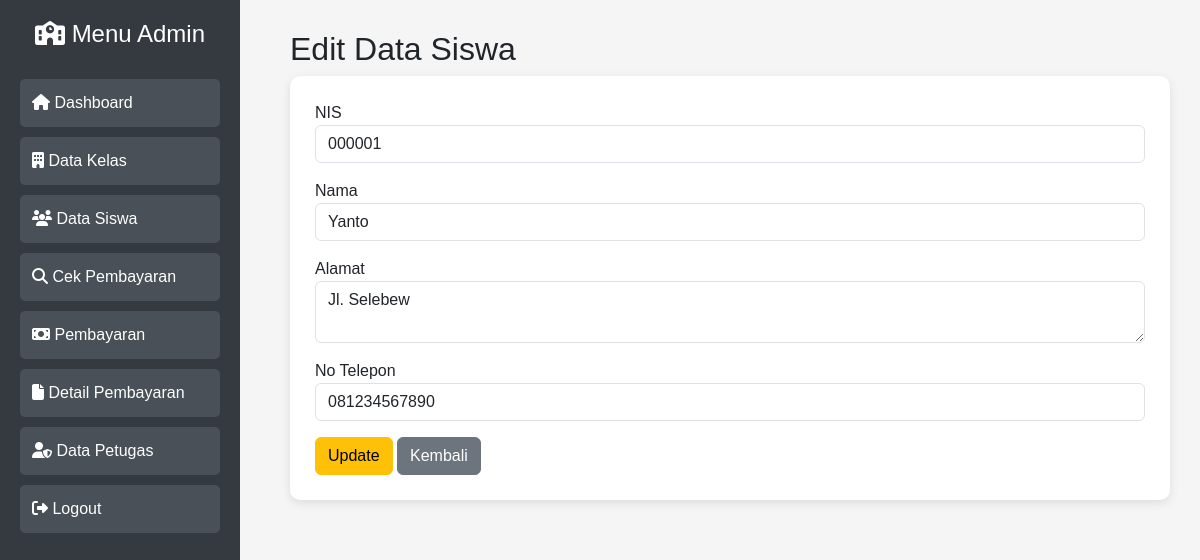
The page /siswa/edit.php?nisn=NIS-0001 (signed in) on the database its author committed.
### tables this page shows
CREATE TABLE `tb_siswa` (
  `nisn` varchar(10) NOT NULL,
  `nis` varchar(8) DEFAULT NULL,
  `nama` varchar(50) DEFAULT NULL,
  `id_kelas` varchar(11) DEFAULT NULL,
  `nama_kelas` varchar(10) DEFAULT NULL,
  `alamat` text DEFAULT NULL,
  `no_telp` varchar(13) DEFAULT NULL,
  `id_spp` varchar(40) DEFAULT NULL
);

### siswa/edit.php (the view, shortened to what this page needs)
<?php
include_once __DIR__ . "/../config/koneksi.php";
$nisn=$_GET['nisn'];
$data=mysqli_query($koneksi,
"SELECT * FROM tb_siswa
WHERE nisn='$nisn'");
$siswa=mysqli_fetch_assoc($data);
?>
<?php
cekAdmin(); include "../template/header.php"; ?>
<?php
cekAdmin(); include "../template/sidebar.php"; ?>
<div class="content">
<h2>
Edit Data Siswa
</h2>
<div class="box">
<form method="POST">
<div class="mb-3">
<label>NIS</label>
<input class="form-control"
name="nis"
value="<?= $siswa['nis'] ?>">
</div>
<div class="mb-3">
<label>Nama</label>
<input class="form-control"
name="nama"
value="<?= $siswa['nama'] ?>">
</div>
<div class="mb-3">
<label>Alamat</label>
<textarea name="alamat" class="form-control"><?= $siswa['alamat'] ?></textarea>
</div>
<div class="mb-3">
<label>No Telepon</label>
<input class="form-control"
name="no_telp"
value="<?= $siswa['no_telp'] ?>">
</div>
<button name="update"
class="btn btn-warning">
Update
</button>
<a href="index.php" class="btn btn-secondary">Kembali</a>
</form>
</div>
</div>

### assets/css/style.css (style rules this page uses)
body { font-family: Arial; background:#f5f5f5; }
.content { margin-left:250px; padding:20px; }
.content { margin-left:260px; padding:30px; }
.box { background:white; padding:25px; border-radius:10px; box-shadow:0 3px 10px #ddd; }

### rows shown on the page
tb_siswa: nis "000001", nama "Yanto", alamat "Jl. Selebew", no_telp "081234567890"
